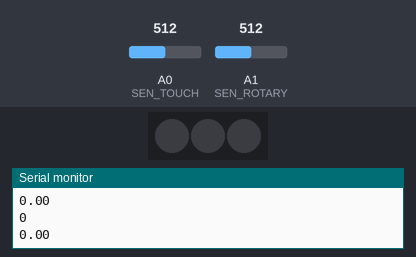
The sketch below on a simulated Arduino Uno, built with avr-gcc and run on an emulated ATmega328P. On the bench: 3 RGB LEDs in strip order, left to right, the last lines printed to the serial monitor. The test bench sets the inputs (shaded band); at power-on: A0 (SEN_TOUCH) = 512, A1 (SEN_ROTARY) = 512. Dim RGB values are drawn brighter than linear; random numbers use the default seed unless the sketch sets one.

Above: at 1.8 s.
1.9 s: A0 (SEN_TOUCH) set to 687
3.4 s: A0 (SEN_TOUCH) set to 710
At 6.9 s:
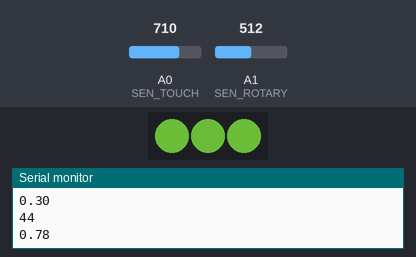
At 7.4 s:
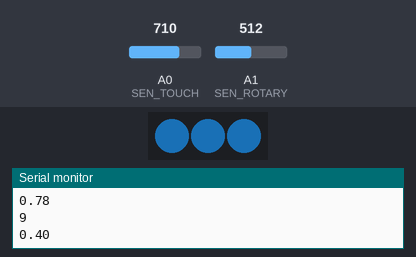
7.5 s: A0 (SEN_TOUCH) set to 690
9.0 s: A0 (SEN_TOUCH) set to 716
At 12.8 s:
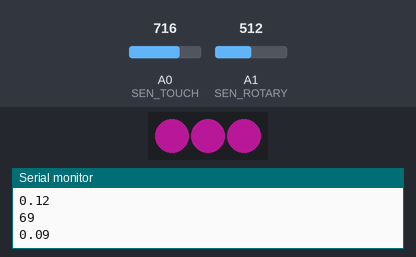
13.1 s: A0 (SEN_TOUCH) set to 511
14.6 s: A0 (SEN_TOUCH) set to 900
At 18.2 s:
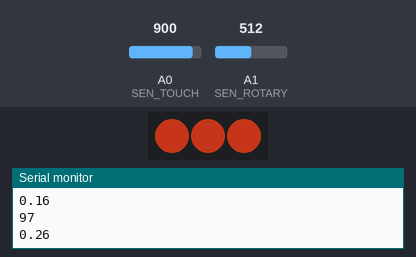
Timing chart, 0 to 24.0 s (numbered marks = the images above; inputs shaded):
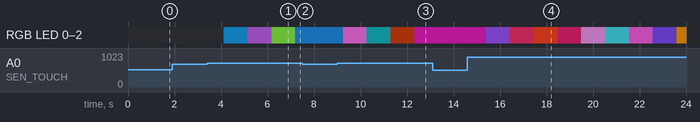

Measured:
- the behaviour switches between 700 and 701 on A0 (SEN_TOUCH) (found by bisection; images 0 and 1)
- after the input at 3.4 s, RGB LED 0–2: off → RGB(7, 49, 73) after 0.72 s, → RGB(58, 30, 72) 1.0 s later, → RGB(44, 78, 23) 1.0 s later, → RGB(9, 40, 65) 1.0 s later
- after the input at 9.0 s, RGB LED 0–2: RGB(9, 40, 65) → RGB(92, 42, 87) after 0.25 s, → RGB(3, 27, 29) 1.0 s later, → RGB(40, 12, 3) 1.0 s later, → RGB(69, 9, 57) 1.0 s later
- after the input at 14.6 s, RGB LED 0–2: RGB(69, 9, 57) → RGB(60, 33, 99) after 0.80 s, → RGB(78, 16, 35) 1.0 s later, → RGB(97, 26, 12) 1.0 s later, → RGB(67, 10, 33) 1.0 s later, … (9 changes in this stretch)

The sketch:

chainable_led.ino
```cpp
/*
 * Example of using the ChainableRGB library for controlling a Grove RGB.
 * This code fades in an out colors in a strip of leds.
 */


#include <ChainableLED.h>

#define NUM_LEDS  3

int SEN_TOUCH = A0;
int SEN_ROTARY = A1;

ChainableLED leds(7, 8, NUM_LEDS);

void setup()
{
  leds.init();
  pinMode(SEN_TOUCH, INPUT);
  pinMode(SEN_ROTARY, INPUT);

  Serial.begin(9600);
}

int randR = 0;
int randG = 0;
int randB = 0;

void loop()
{
    int vTouch = analogRead(SEN_TOUCH);
    int vRotary = analogRead(SEN_ROTARY);

//  Serial.println( vRotary );

  if(vTouch > 700){
    randR = random(100);
    randG = random(100);
    randB = random(100);
  }

  for(int i=0; i<NUM_LEDS ; i++){
    leds.setColorRGB(i, randR, randG, randB);
//    leds.setColorHSB(i, randR , randG , 1.0);
  }
  Serial.println( randR * 1 );
  Serial.println( randG * 0.01 );

  delay(1000);
}
```
